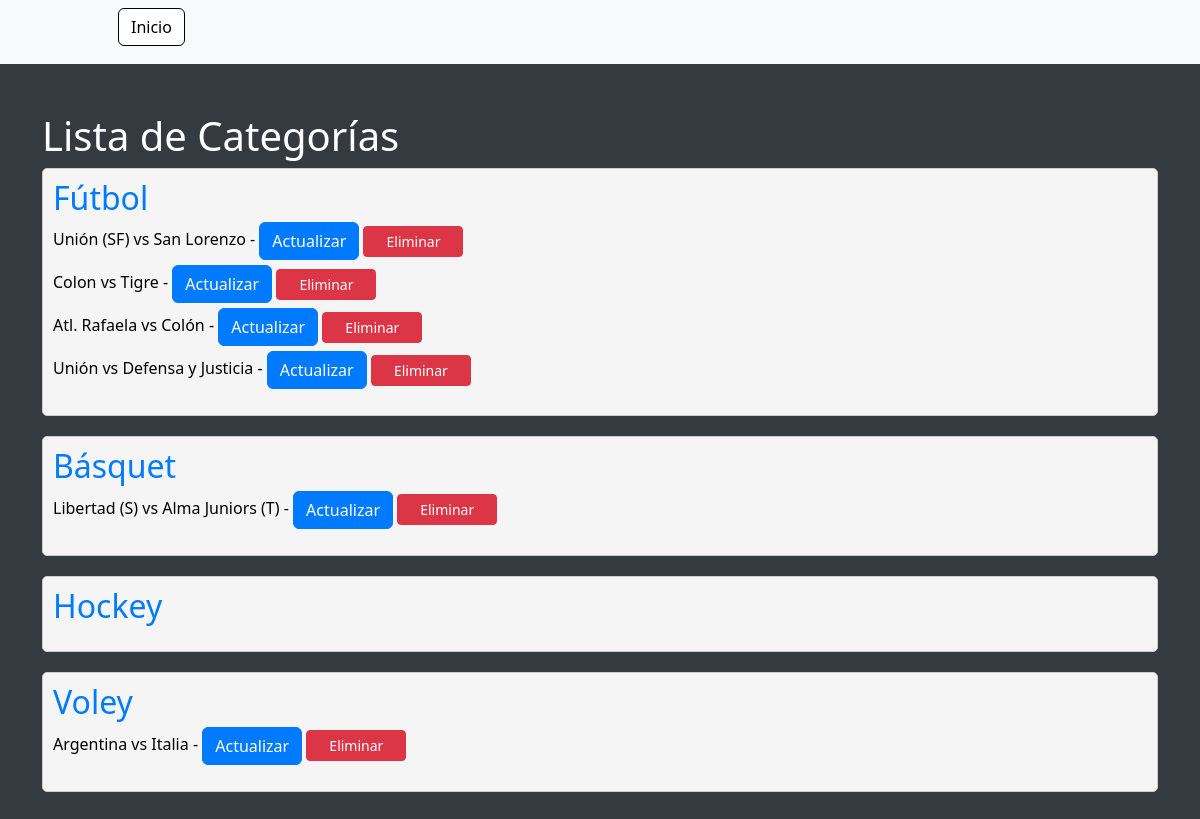
Before: /evento/lista_categorias/ with the older database file.
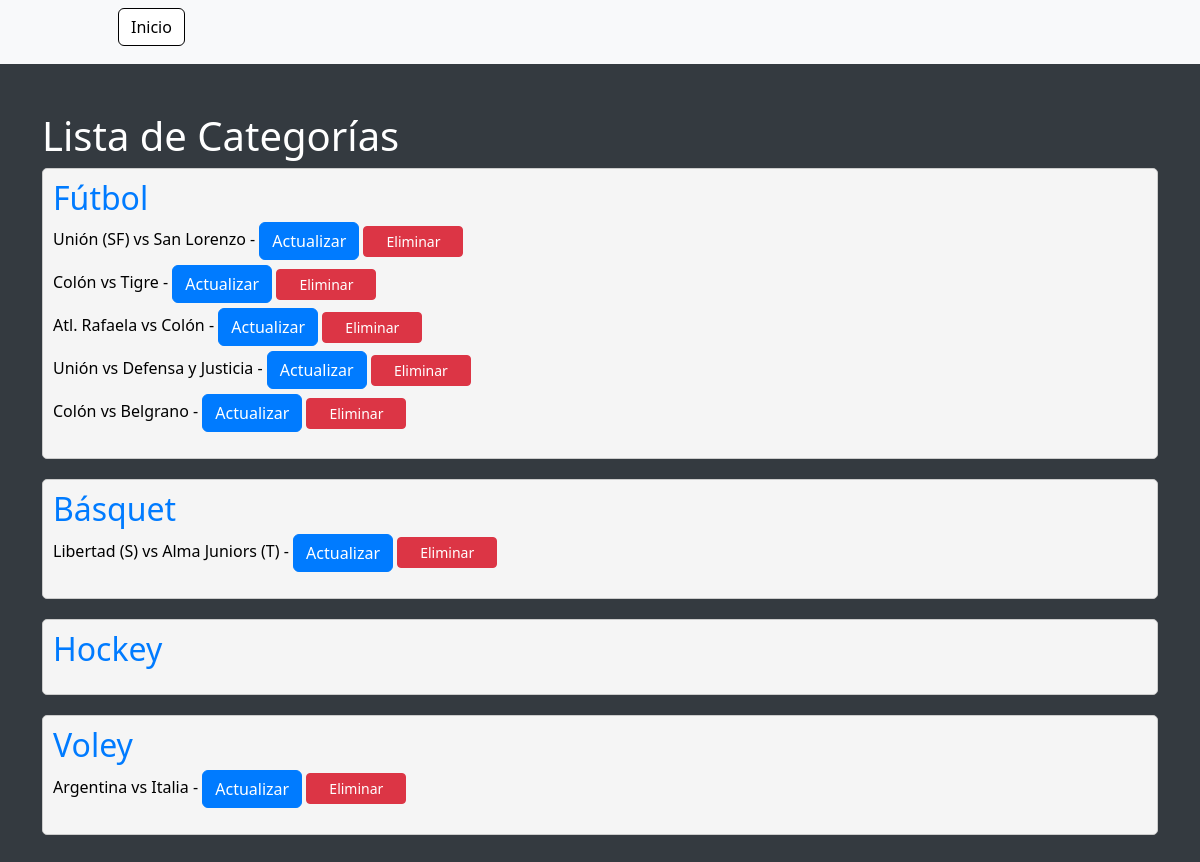
After: the same page with the newer database file.
### apps/evento/models.py (models this page shows, shortened)
class EventoCategoria(models.Model):
    nombre = models.CharField(max_length=100)

class Evento(models.Model):
    titulo = models.CharField(max_length=100)
    descripcion = models.TextField()
    fecha = models.DateField()
    categoria = models.ForeignKey(EventoCategoria, on_delete=models.CASCADE)
    imagen = models.ImageField(upload_to='evento/', blank=True, null=True)

### apps/evento/views.py (the view)
# urls.py: path('lista_categorias/', views.lista_categorias, name='lista_categorias'),
def lista_categorias(request):
    categorias = EventoCategoria.objects.all()
    eventos_por_categoria = {}
    for categoria in categorias:
        eventos_por_categoria[categoria] = Evento.objects.filter(categoria=categoria)
    context = {
        'eventos_por_categoria': eventos_por_categoria
    }
    return render(request, 'evento/lista_categorias.html', context)

### apps/evento/templates/evento/lista_categorias.html (shortened to what this page needs)
<!DOCTYPE html>
<html lang="es">
<head>
    <link href="https://cdn.jsdelivr.net/npm/bootstrap@5.3.0/dist/css/bootstrap.min.css" rel="stylesheet">
</head>
<body>
    <nav class="navbar navbar-expand-lg navbar-light bg-light">
        <div class="container px-4 px-lg-5">
            <div class="collapse navbar-collapse" id="navbarSupportedContent">
                <ul class="navbar-nav me-auto mb-2 mb-lg-0 ms-lg-4">
                    <form class="d-flex" action="{% url 'Home:home' %}" method="post">
                        <button class="btn btn-inicio" type="submit">
                            Inicio
                        </button>
                    </form>
                </ul>
            </div>
        </div>
    </nav>
    <div class="container py-5">
        <h1>Lista de Categorías</h1>
        {% for categoria, eventos in eventos_por_categoria.items %}
            <div class="categoria-container">
                <h2>{{ categoria.nombre }}</h2>
                <ul>
                    {% for evento in eventos %}
                        <li>{{ evento.titulo }} - <a class="btn btn-actualizar" href="{% url 'evento:actualizar_evento' evento.id %}">Actualizar</a>
                            <form class="d-inline" action="{% url 'evento:eliminar_evento' evento.id %}" method="post" onsubmit="return confirm('¿Estás seguro que deseas eliminar este evento?');">
                                <button class="btn btn-eliminar btn-sm" type="submit">Eliminar</button>
                            </form>
                        </li>
                    {% endfor %}
                </ul>
            </div>
        {% endfor %}
    </div>
</body>
</html>

Changed rows visible on the page:
changed Evento: titulo "Colon vs Tigre" → "Colón vs Tigre"
added Evento: titulo "Colón vs Belgrano", shown under EventoCategoria "Fútbol"
